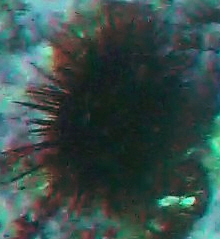
#> input picture 2021/FIRA/Background Augmentation/image/Echi_1.jpg, 220 x 239 px; its folder holds only this picture in this run
$ python Image_Enhancement.py
#> lines starting #> are read from the running program, lines starting #| are printed output that depends on the picture
#> further down, img is the input picture: shape (239, 220, 3); mean B, G, R 74.1, 77.2, 55.5
import os
import cv2
from glob import glob
import numpy as np

class Image_Enhancement:
    def __init__(self, img):
        self.img = img


    def cannyedge(self, img):
        edges = cv2.Canny(img, 50, 200)
        return edges


    # 수동 normaliztion
    # [46 lines left out: functions hist_normalization, lab_Contrast, bgr_Contrast, sharpening, Laplacian, not called in this run]


    def sobelx(self, img):
        img = cv2.cvtColor(img, cv2.COLOR_BGR2GRAY)
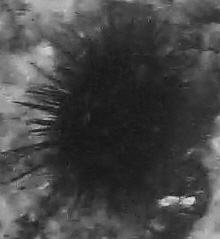
#> img: shape (239, 220); min 13, max 223, mean 70.4
        sobelx = cv2.Sobel(img, 3, 1, 1, ksize = 1)
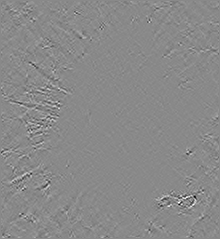
#> sobelx: shape (239, 220) int16; min -147, max 125, mean 0; drawn with min black and max white
        return sobelx


option = 'cannyedge'
option = 'lab_Contrast'
option = 'bgr_Contrast'
option = 'sharpening'
option = 'Laplacian'
option = 'sobelx'

route = os.getcwd()
Imagelist = glob(route + "/Image/" + "*.jpg")
os.makedirs(option, exist_ok=True)
for idx, (root, dirs, files) in enumerate(os.walk('Image')):
    ImageList = [img for img in files if img.lower().endswith(".jpg")]
    for n in range(len(ImageList)):
        name = ImageList[n][:-4]
        print(name)
        img = cv2.imread(os.path.join(root, ImageList[n]))
        E = Image_Enhancement(img)
        if option == 'cannyedge':
            img = E.cannyedge(img)
        elif option == 'lab_Contrast':
            img = E.lab_Contrast(img)
        elif option == 'bgr_Contrast':
            img = E.bgr_Contrast(img)
        elif option == 'sharpening':
            img = E.sharpening(img)
        elif option == 'Laplacian':
            img = E.Laplacian(img)
        elif option == 'sobelx':
            img = E.sobelx(img)

        #img=cv2.resize(img,dsize=(300,550))
        cv2.imwrite(route + "/" + option + "/"+ name + ".jpg", img)
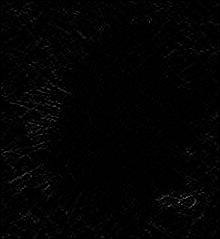
#> saved as Echi_1.jpg: shape (239, 220); min 0, max 125, mean 2.7
